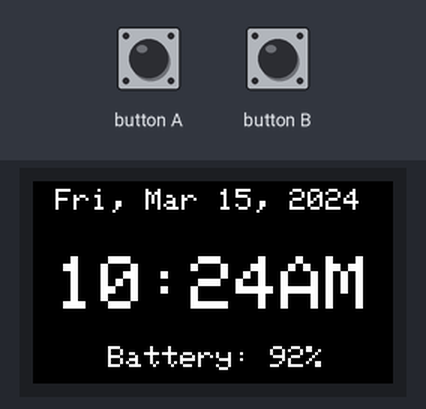
Simulated run of this sketch. Board: ESP32. Parts: 240×135 colour display. The local clock reads 2024-03-15 10:24:30 at power-on unless the sketch sets it. At 30.3 s the program puts the board to deep sleep or switches it off; the recording ends there.

Above: at 0.2 s.

Measured:
- what the display in image 0 shows lasts 30.1 s, from 0.2 s to 30.3 s

The sketch:

Watch-M5StickCPlus.ino
```cpp
// ---------------------------------- make2explore.com -------------------------------------------------------//
// Project           - Simple Smarwatch using M5StickCPlus Development board
// Created By        - info@make2explore.com
// Last Modified     - 23/04/2025 17:36:00 @admin
// Software          - C/C++, Arduino IDE, Libraries
// Hardware          - M5StickCPlus Development board
// Sensors Used      - Built-in RTC
// Source Repo       - github.com/make2explore
// ===========================================================================================================//

#include <M5StickCPlus.h>
#include <WiFi.h>
#include <NTPClient.h>
#include <WiFiUdp.h>
#include <esp_sleep.h>
#include "time.h"

// WiFi Credentials
const char* ssid = "xxxxx";
const char* password = "xxxxxx";

// NTP Client Setup
WiFiUDP ntpUDP;
NTPClient timeClient(ntpUDP, "pool.ntp.org", 19800, 60000); // UTC offset for your timezone

// Days and Months
const char* daysOfWeek[] = {"Sun", "Mon", "Tue", "Wed", "Thu", "Fri", "Sat"};
const char* monthsOfYear[] = {"Jan", "Feb", "Mar", "Apr", "May", "Jun", "Jul", "Aug", "Sep", "Oct", "Nov", "Dec"};

// Power-saving mode settings
const int SLEEP_TIME_SECONDS = 30;  // Sleep after 30 sec of inactivity
unsigned long lastActivityTime = 0;
bool screenOn = true;

void syncRTCWithNTP() {
    WiFi.begin(ssid, password);
    int attempts = 0;
    while (WiFi.status() != WL_CONNECTED && attempts < 20) { // Try for 10 seconds
        delay(500);
        M5.Lcd.setCursor(20, 20);
        M5.Lcd.setTextColor(WHITE);
        M5.Lcd.setTextSize(2);
        M5.Lcd.println("Connecting...");
        attempts++;
    }

    if (WiFi.status() == WL_CONNECTED) {
        timeClient.begin();
        timeClient.update();

        // Sync RTC with NTP time
        time_t rawTime = timeClient.getEpochTime();
        struct tm *timeInfo = localtime(&rawTime);

        RTC_TimeTypeDef RTC_TimeStruct;
        RTC_TimeStruct.Hours = timeInfo->tm_hour;
        RTC_TimeStruct.Minutes = timeInfo->tm_min;
        RTC_TimeStruct.Seconds = timeInfo->tm_sec;
        M5.Rtc.SetTime(&RTC_TimeStruct);

        RTC_DateTypeDef RTC_DateStruct;
        RTC_DateStruct.WeekDay = timeInfo->tm_wday;
        RTC_DateStruct.Month = timeInfo->tm_mon + 1; // RTC uses 1-based months
        RTC_DateStruct.Date = timeInfo->tm_mday;
        RTC_DateStruct.Year = timeInfo->tm_year + 1900; // RTC needs full year
        M5.Rtc.SetDate(&RTC_DateStruct);
    }

    WiFi.disconnect();  // Save power by disconnecting Wi-Fi
}

void setup() {
    M5.begin();
    M5.Lcd.setRotation(3);
    M5.Axp.SetLDO2(true);   // Ensure backlight power is ON
    M5.Axp.ScreenBreath(12);  // Set max brightness
    lastActivityTime = millis();

    // Get RTC Time to check if it's valid
    RTC_DateTypeDef RTC_DateStruct;
    M5.Rtc.GetDate(&RTC_DateStruct);

    // If RTC has incorrect date (Jan 01, 1970), sync with NTP
    if (RTC_DateStruct.Year < 2000) {
        syncRTCWithNTP();
    }
}

void loop() {
    M5.update();

    // Wake up screen on button press
    if (M5.BtnA.wasPressed()) {
        lastActivityTime = millis();
        if (!screenOn) {
            screenOn = true;
        }
    }

    // Enter sleep mode if inactive
    if (millis() - lastActivityTime > SLEEP_TIME_SECONDS * 1000) {
        enterSleepMode();
    }

    // Get current time from RTC
    RTC_TimeTypeDef RTC_TimeStruct;
    RTC_DateTypeDef RTC_DateStruct;
    M5.Rtc.GetTime(&RTC_TimeStruct);
    M5.Rtc.GetDate(&RTC_DateStruct);

    // Convert to 12-hour format
    int hours = RTC_TimeStruct.Hours;
    String am_pm = "AM";
    if (hours >= 12) {
        am_pm = "PM";
        if (hours > 12) hours -= 12;
    }
    if (hours == 0) hours = 12;

    int minutes = RTC_TimeStruct.Minutes;
    int seconds = RTC_TimeStruct.Seconds;
    int day = RTC_DateStruct.Date;
    int month = RTC_DateStruct.Month;
    int year = RTC_DateStruct.Year;
    const char* dayOfWeek = daysOfWeek[RTC_DateStruct.WeekDay];

    // Clear screen
    M5.Lcd.fillScreen(BLACK);

    // Display Date & Day
    M5.Lcd.setCursor(15, 5);
    M5.Lcd.setTextSize(2);
    M5.Lcd.setTextColor(WHITE);
    M5.Lcd.printf("%s, %s %02d, %d", dayOfWeek, monthsOfYear[month - 1], day, year);

    // Display Time
    M5.Lcd.setCursor(15, 50);
    M5.Lcd.setTextSize(5);
    M5.Lcd.setTextColor(WHITE);
    M5.Lcd.printf("%02d:%02d%s", hours, minutes, am_pm.c_str());

    // Display Battery Percentage
    int battery = M5.Axp.GetBatVoltage() * 100 / 4.2; // Approximate calculation
    M5.Lcd.setCursor(50, 110);
    M5.Lcd.setTextSize(2);
    M5.Lcd.setTextColor(WHITE);
    M5.Lcd.printf("Battery: %d%%", battery);

    delay(1000);
}

void enterSleepMode() {
    M5.Lcd.fillScreen(BLACK);  // Clear screen before sleep
    M5.Axp.ScreenBreath(0);  // Turn off display
    screenOn = false;
    esp_sleep_enable_ext0_wakeup(GPIO_NUM_37, 0);  // Wake up on button press
    esp_deep_sleep_start();  // Enter deep sleep mode
}

// ---------------------------------- make2explore.com----------------------------------------------------//
```
